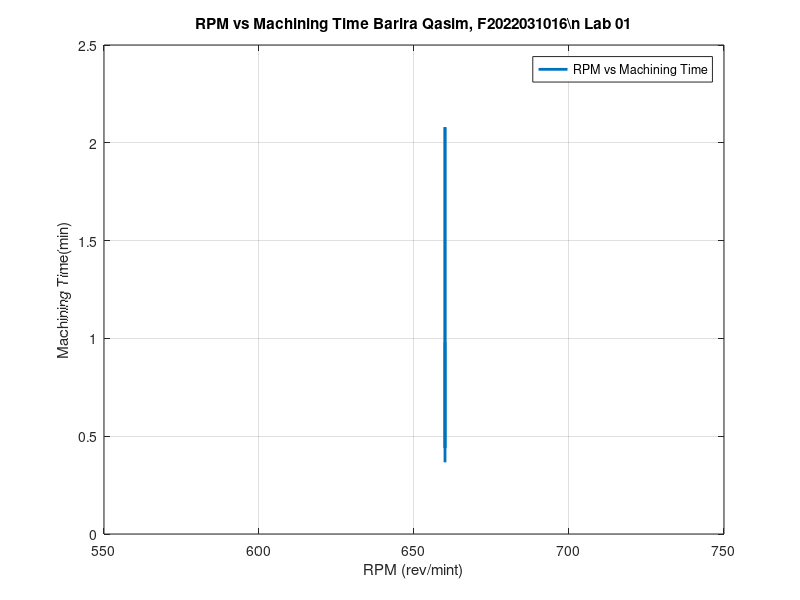

Write the MATLAB code that produced this figure.
% Machine Tools and Machining/ Machinig Processes Lab 
% Student Name: "Enter Your Student Name"
% Student ID: "Enter Your Student ID"
% Lab 01: Introduction to lathe Machine perform straight turning and calculate machining time.

% Graphs
% Draw a Graph between the RPM and Machining Time
% Given Data
RPM = [660, 660, 660, 660, 660];
Machining_Time = [0.3665, 2.08, 0.44, 0.815, 0.979];

% Plotting 
plot(RPM, Machining_Time, 'Linewidth', 2);

% Cutomization
xlabel ('RPM (rev/mint)');
ylabel ('Machining Time(min)');
title ('RPM vs Machining Time Barira Qasim, F2022031016\n Lab 01')
legend ('RPM vs Machining Time');
grid on;
